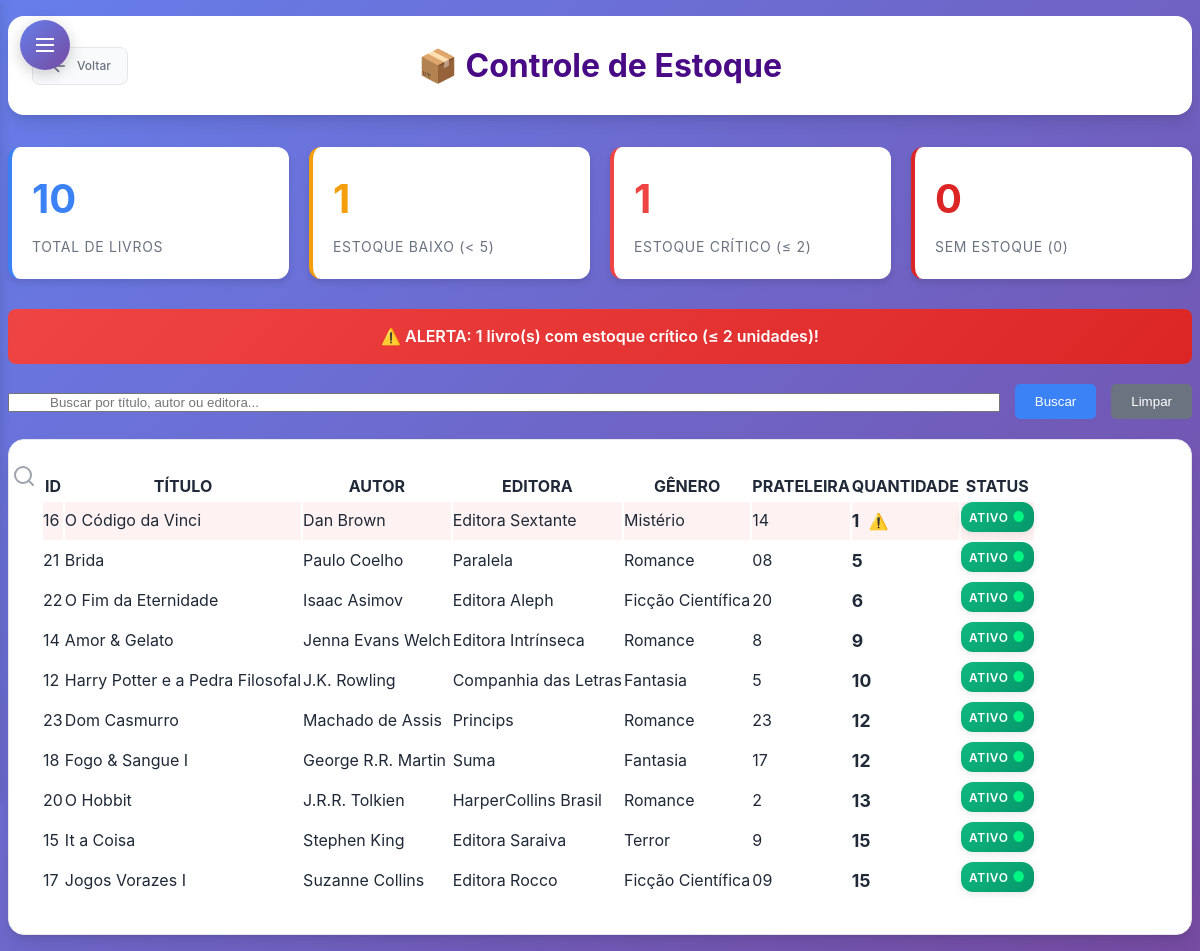
Screenshot of /subtelas/consultar_estoque.php (signed in) with the database file from the repository.
### tables this page shows
CREATE TABLE `livro` (
  `Cod_Livro` int(11) NOT NULL,
  `Cod_Autor` int(11) DEFAULT NULL,
  `Cod_Editora` int(11) DEFAULT NULL,
  `Cod_Doador` int(11) DEFAULT NULL,
  `Cod_Genero` int(11) DEFAULT NULL,
  `Titulo` varchar(50) NOT NULL,
  `Data_Lancamento` varchar(12) DEFAULT NULL,
  `Data_Registro` varchar(12) DEFAULT NULL,
  `Quantidade` int(11) NOT NULL,
  `Num_Prateleira` char(2) DEFAULT NULL,
  `Foto` longblob NOT NULL,
  `status` enum('ativo','inativo') DEFAULT 'ativo'
);

CREATE TABLE `autor` (
  `Cod_Autor` int(11) NOT NULL,
  `Nome_Autor` varchar(255) DEFAULT NULL,
  `Telefone` varchar(255) DEFAULT NULL,
  `Email` varchar(255) NOT NULL,
  `status` enum('ativo','inativo') DEFAULT 'ativo'
);

CREATE TABLE `editora` (
  `Cod_Editora` int(11) NOT NULL,
  `Nome_Editora` varchar(255) DEFAULT NULL,
  `Telefone` varchar(255) DEFAULT NULL,
  `Email` varchar(255) NOT NULL,
  `status` enum('ativo','inativo') DEFAULT 'ativo'
);

CREATE TABLE `genero` (
  `Cod_Genero` int(11) NOT NULL,
  `Nome_Genero` varchar(255) DEFAULT NULL
);

### subtelas/consultar_estoque.php (the view, shortened to what this page needs)
<?php
require_once '../conexao.php';
$sql = "SELECT
          l.Cod_Livro,
          l.Titulo,
          l.Quantidade,
          l.Num_Prateleira,
          l.status,
          a.Nome_Autor,
          e.Nome_Editora,
          g.Nome_Genero
        FROM livro l
        LEFT JOIN autor a ON l.Cod_Autor = a.Cod_Autor
        LEFT JOIN editora e ON l.Cod_Editora = e.Cod_Editora
        LEFT JOIN genero g ON l.Cod_Genero = g.Cod_Genero
        ORDER BY l.Quantidade ASC, l.Titulo ASC";
try {
    $stmt = $pdo->prepare($sql);
    $stmt->execute();
    $livros = $stmt->fetchAll(PDO::FETCH_ASSOC);
    $estoque_baixo = array_filter($livros, function($livro) {
        return $livro['Quantidade'] < 5 && $livro['status'] == 'ativo';
    });
    $total_livros = count($livros);
    $total_estoque_baixo = count($estoque_baixo);
} catch (PDOException $e) {
    $erro = "Erro na consulta: " . $e->getMessage();
    $livros = [];
}
?>
<!DOCTYPE html>
<html lang="pt-br">
<head>
    <link rel="stylesheet" type="text/css" href="subtelas_css/consultas.css">
    <link rel="stylesheet" type="text/css" href="subtelas_css/sidebar-dropdown.css">
</head>
<body>
    <?php include 'includes/sidebar-dropdown.php'; ?>
    <div class="page-wrapper">
        <header class="header">
            <a href="<?= $linkVoltar ?>" class="btn-voltar">
                <svg width="20" height="20" viewBox="0 0 24 24" fill="none" stroke="currentColor" stroke-width="2">
                    <path d="M19 12H5M12 19l-7-7 7-7"/>
                </svg>
                Voltar
            </a>
            <h1>📦 Controle de Estoque</h1>
        </header>
        <div class="stats-container">
            <div class="stat-card total">
                <div class="stat-number" style="color: #3b82f6;"><?= $total_livros ?></div>
                <div class="stat-label">Total de Livros</div>
            </div>
            <div class="stat-card baixo">
                <div class="stat-number" style="color: #f59e0b;"><?= $total_estoque_baixo ?></div>
                <div class="stat-label">Estoque Baixo (< 5)</div>
            </div>
            <?php
            $estoque_critico = array_filter($livros, function($livro) {
                return $livro['Quantidade'] <= 2 && $livro['status'] == 'ativo';
            });
            $total_critico = count($estoque_critico);
            ?>
            <div class="stat-card critico">
                <div class="stat-number" style="color: #ef4444;"><?= $total_critico ?></div>
                <div class="stat-label">Estoque Crítico (≤ 2)</div>
            </div>
            <?php
            $estoque_zero = array_filter($livros, function($livro) {
                return $livro['Quantidade'] == 0 && $livro['status'] == 'ativo';
            });
            $total_zero = count($estoque_zero);
            ?>
            <div class="stat-card zero">
                <div class="stat-number" style="color: #dc2626;"><?= $total_zero ?></div>
                <div class="stat-label">Sem Estoque (0)</div>
            </div>
        </div>
        <?php if ($total_zero > 0): ?>
            <div class="alert-banner critical">
                🚨 ALERTA CRÍTICO: <?= $total_zero ?> livro(s) estão sem estoque!
            </div>
        <?php elseif ($total_critico > 0): ?>
            <div class="alert-banner critical">
                ⚠️ ALERTA: <?= $total_critico ?> livro(s) com estoque crítico (≤ 2 unidades)!
            </div>
        <?php elseif ($total_estoque_baixo > 0): ?>
            <div class="alert-banner">
                ⚠️ ATENÇÃO: <?= $total_estoque_baixo ?> livro(s) com estoque baixo (< 5 unidades)!
            </div>
        <?php endif; ?>
        <form action="consultar_estoque.php" method="POST">
            <div class="search-container">
                <div style="flex: 1;">
                    <input type="text" id="search-input" name="busca" placeholder="Buscar por título, autor ou editora..." value="<?= htmlspecialchars(isset($_POST['busca']) ? $_POST['busca'] : '') ?>" style="width: 100%; padding-left: 40px;">
                </div>
                <button type="submit" class="btn-filtrar">Buscar</button>
                <button type="button" class="btn-limpar" onclick="document.getElementById('search-input').value=''; document.forms[0].submit();">Limpar</button>
            </div>
        </form>
        <nav>
            <table id="estoque-table">
                <thead>
                    <tr>
                        <th>ID</th>
                        <th>TÍTULO</th>
                        <th>AUTOR</th>
                        <th>EDITORA</th>
                        <th>GÊNERO</th>
                        <th>PRATELEIRA</th>
                        <th>QUANTIDADE</th>
                        <th>STATUS</th>
                    </tr>
                </thead>
                <tbody>
                    <?php if (!empty($livros) && is_array($livros)): ?>
                        <?php foreach ($livros as $livro): ?>
                            <?php
                            $classe_linha = '';
                            if ($livro['status'] == 'ativo') {
                                if ($livro['Quantidade'] == 0) {
                                    $classe_linha = 'estoque-zero';
                                } elseif ($livro['Quantidade'] <= 2) {
                                    $classe_linha = 'estoque-critico';
                                } elseif ($livro['Quantidade'] < 5) {
                                    $classe_linha = 'estoque-baixo';
                                }
                            }
                            ?>
                            <tr class="<?= $classe_linha ?>">
                                <td><?= htmlspecialchars($livro['Cod_Livro']) ?></td>
                                <td><?= htmlspecialchars($livro['Titulo']) ?></td>
                                <td><?= htmlspecialchars($livro['Nome_Autor'] ?? 'N/A') ?></td>
                                <td><?= htmlspecialchars($livro['Nome_Editora'] ?? 'N/A') ?></td>
                                <td><?= htmlspecialchars($livro['Nome_Genero'] ?? 'N/A') ?></td>
                                <td><?= htmlspecialchars($livro['Num_Prateleira'] ?? 'N/A') ?></td>
                                <td>
                                    <strong style="font-size: 1.1em;">
                                        <?= $livro['Quantidade'] ?>
                                    </strong>
                                    <?php if ($livro['Quantidade'] < 5 && $livro['status'] == 'ativo'): ?>
                                        <span style="color: #f59e0b; margin-left: 5px;">⚠️</span>
                                    <?php endif; ?>
                                </td>
                                <td>
                                    <span class="status-badge status-<?= $livro['status'] ?>">
                                        <?= ucfirst($livro['status']) ?>
                                    </span>
                                </td>
                            </tr>
                        <?php endforeach; ?>
                    <?php else: ?>
                        <tr><td colspan="8">Nenhum livro encontrado</td></tr>
                    <?php endif; ?>
                </tbody>
            </table>
        </nav>
    </div>
</body>
</html>

### subtelas/subtelas_css/consultas.css (style rules this page uses)
:root { --primary-color: #6366f1; --primary-dark: #4f46e5; --primary-light: #a5b4fc; --secondary-color: #f59e0b; --secondary-dark: #d97706; --accent-color: #ec4899; --accent-light: #f9a8d4; --text-primary: #1f2937; --text-secondary: #6b7280; --text-muted: #9ca3af; --bg-primary: #ffffff; --bg-secondary: #f9fafb; --bg-tertiary: #f3f4f6; --border-color: #e5e7eb; --border-focus: #6366f1; --shadow-sm: 0 1px 2px 0 rgb(0 0 0 / 0.05); --shadow-md: 0 4px 6px -1px rgb(0 0 0 / 0.1), 0 2px 4px -2px rgb(0 0 0 / 0.1); --shadow-lg: 0 10px 15px -3px rgb(0 0 0 / 0.1), 0 4px 6px -4px rgb(0 0 0 / 0.1); --shadow-xl: 0 20px 25px -5px rgb(0 0 0 / 0.1), 0 8px 10px -6px rgb(0 0 0 / 0.1); --radius-sm: 0.375rem; --radius-md: 0.5rem; --radius-lg: 0.75rem; --radius-xl: 1rem; --radius-2xl: 1.5rem; --transition: all 0.2s cubic-bezier(0.4, 0, 0.2, 1); }
* { margin: 0; padding: 0; box-sizing: border-box; }
body { font-family: 'Inter', -apple-system, BlinkMacSystemFont, 'Segoe UI', Roboto, sans-serif; background: linear-gradient(135deg, #667eea 0%, #764ba2 100%); min-height: 100vh; color: var(--text-primary); line-height: 1.6; }
.page-wrapper { min-height: 100vh; padding: 1rem 0.5rem; }
header { background: var(--bg-primary); border-radius: var(--radius-xl); padding: 1.5rem; margin: 0 auto 2rem; max-width: 1200px; box-shadow: var(--shadow-lg); position: relative; overflow: hidden; }
header::before { content: ''; position: absolute; top: 0; left: 0; right: 0; height: 3px; }
header h1 { font-size: 2rem; font-weight: 700; text-align: center; color: #480b85; margin: 0; }
.btn-voltar { position: absolute; left: 1.5rem; top: 50%; transform: translateY(-50%); display: flex; align-items: center; gap: 0.5rem; padding: 0.5rem 1rem; background: var(--bg-secondary); color: var(--text-secondary); border: 1px solid var(--border-color); border-radius: var(--radius-md); cursor: pointer; font-size: 0.75rem; font-weight: 500; transition: var(--transition); text-decoration: none; }
nav { background: var(--bg-primary); padding: 2rem; border-radius: var(--radius-xl); box-shadow: var(--shadow-lg); width: 100%; max-width: 1200px; border: 1px solid var(--border-color); margin: 0 auto; overflow: hidden; }
.status-badge { display: inline-flex; align-items: center; gap: 0.5rem; padding: 0.5rem 1rem; border-radius: 50px; font-size: 0.75rem; font-weight: 600; text-transform: uppercase; letter-spacing: 0.05em; position: relative; overflow: hidden; transition: all 0.3s ease; box-shadow: 0 2px 8px rgba(0, 0, 0, 0.1); }
.status-badge::before { content: ''; position: absolute; top: 0; left: 0; right: 0; bottom: 0; background: linear-gradient(45deg, transparent, rgba(255, 255, 255, 0.1), transparent); transform: translateX(-100%); transition: transform 0.6s ease; }
.status-badge.status-ativo { background: linear-gradient(135deg, #10b981, #059669); color: white; border: none; }
.status-badge.status-ativo::after { content: '●'; color: #00f583; font-size: 0.875rem; animation: pulse 2s infinite; }
.form-section, #search-container, nav { animation: fadeInUp 0.6s ease-out; }
nav { animation-delay: 0.2s; }

### subtelas/subtelas_css/sidebar-dropdown.css (style rules this page uses)
.page-wrapper { transition: margin-left 0.3s ease; }

### rows the page displays
livro: Cod_Livro "16", Titulo "O Código da Vinci", Cod_Autor.Nome_Autor "Dan Brown", Cod_Editora.Nome_Editora "Editora Sextante", Cod_Genero.Nome_Genero "Mistério", Num_Prateleira "14", Quantidade "1", status "ATIVO"
livro: Cod_Livro "21", Titulo "Brida", Cod_Autor.Nome_Autor "Paulo Coelho", Cod_Editora.Nome_Editora "Paralela", Cod_Genero.Nome_Genero "Romance", Num_Prateleira "08", Quantidade "5", status "ATIVO"
livro: Cod_Livro "22", Titulo "O Fim da Eternidade", Cod_Autor.Nome_Autor "Isaac Asimov", Cod_Editora.Nome_Editora "Editora Aleph", Cod_Genero.Nome_Genero "Ficção Científica", Num_Prateleira "20", Quantidade "6", status "ATIVO"
livro: Cod_Livro "14", Titulo "Amor & Gelato", Cod_Autor.Nome_Autor "Jenna Evans Welch", Cod_Editora.Nome_Editora "Editora Intrínseca", Cod_Genero.Nome_Genero "Romance", Num_Prateleira "8", Quantidade "9", status "ATIVO"
livro: Cod_Livro "12", Titulo "Harry Potter e a Pedra Filosofal", Cod_Autor.Nome_Autor "J.K. Rowling", Cod_Editora.Nome_Editora "Companhia das Letras", Cod_Genero.Nome_Genero "Fantasia", Num_Prateleira "5", Quantidade "10", status "ATIVO"
livro: Cod_Livro "23", Titulo "Dom Casmurro", Cod_Autor.Nome_Autor "Machado de Assis", Cod_Editora.Nome_Editora "Princips", Cod_Genero.Nome_Genero "Romance", Num_Prateleira "23", Quantidade "12", status "ATIVO"
livro: Cod_Livro "18", Titulo "Fogo & Sangue I", Cod_Autor.Nome_Autor "George R.R. Martin", Cod_Editora.Nome_Editora "Suma", Cod_Genero.Nome_Genero "Fantasia", Num_Prateleira "17", Quantidade "12", status "ATIVO"
livro: Cod_Livro "20", Titulo "O Hobbit", Cod_Autor.Nome_Autor "J.R.R. Tolkien", Cod_Editora.Nome_Editora "HarperCollins Brasil", Cod_Genero.Nome_Genero "Romance", Num_Prateleira "2", Quantidade "13", status "ATIVO"
livro: Cod_Livro "15", Titulo "It a Coisa", Cod_Autor.Nome_Autor "Stephen King", Cod_Editora.Nome_Editora "Editora Saraiva", Cod_Genero.Nome_Genero "Terror", Num_Prateleira "9", Quantidade "15", status "ATIVO"
livro: Cod_Livro "17", Titulo "Jogos Vorazes I", Cod_Autor.Nome_Autor "Suzanne Collins", Cod_Editora.Nome_Editora "Editora Rocco", Cod_Genero.Nome_Genero "Ficção Científica", Num_Prateleira "09", Quantidade "15", status "ATIVO"

### other values shown
$total_livros "10"
$total_estoque_baixo "1"
$total_critico "1"
$total_zero "0"
